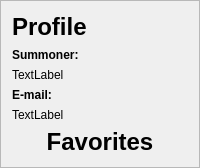
                      <widget class="QFrame" name="frame_8">
                       <property name="maximumSize">
                        <size>
                         <width>16777215</width>
                         <height>180</height>
                        </size>
                       </property>
                       <property name="frameShape">
                        <enum>QFrame::StyledPanel</enum>
                       </property>
                       <property name="frameShadow">
                        <enum>QFrame::Raised</enum>
                       </property>
                       <layout class="QVBoxLayout" name="verticalLayout_16">
                        <item>
                         <widget class="QLabel" name="label_4">
                          <property name="minimumSize">
                           <size>
                            <width>0</width>
                            <height>30</height>
                           </size>
                          </property>
                          <property name="maximumSize">
                           <size>
                            <width>16777215</width>
                            <height>30</height>
                           </size>
                          </property>
                          <property name="font">
                           <font>
                            <pointsize>18</pointsize>
                            <bold>true</bold>
                           </font>
                          </property>
                          <property name="text">
                           <string>Profile</string>
                          </property>
                         </widget>
                        </item>
                        <item>
                         <widget class="QLabel" name="label_6">
                          <property name="font">
                           <font>
                            <bold>true</bold>
                           </font>
                          </property>
                          <property name="text">
                           <string>Summoner:</string>
                          </property>
                         </widget>
                        </item>
                        <item>
                         <widget class="QLabel" name="summonerName">
                          <property name="sizePolicy">
                           <sizepolicy hsizetype="Expanding" vsizetype="Expanding">
                            <horstretch>200</horstretch>
                            <verstretch>0</verstretch>
                           </sizepolicy>
                          </property>
                          <property name="text">
                           <string>TextLabel</string>
                          </property>
                          <property name="wordWrap">
                           <bool>true</bool>
                          </property>
                         </widget>
                        </item>
                        <item>
                         <widget class="QLabel" name="label_10">
                          <property name="font">
                           <font>
                            <bold>true</bold>
                           </font>
                          </property>
                          <property name="text">
                           <string>E-mail: </string>
                          </property>
                         </widget>
                        </item>
                        <item>
                         <widget class="QLabel" name="summonerEmail">
                          <property name="sizePolicy">
                           <sizepolicy hsizetype="Expanding" vsizetype="Expanding">
                            <horstretch>200</horstretch>
                            <verstretch>0</verstretch>
                           </sizepolicy>
                          </property>
                          <property name="text">
                           <string>TextLabel</string>
                          </property>
                          <property name="wordWrap">
                           <bool>true</bool>
                          </property>
                         </widget>
                        </item>
                        <item>
                         <widget class="QLabel" name="label_11">
                          <property name="maximumSize">
                           <size>
                            <width>16777215</width>
                            <height>16777210</height>
                           </size>
                          </property>
                          <property name="font">
                           <font>
                            <pointsize>18</pointsize>
                            <bold>true</bold>
                           </font>
                          </property>
                          <property name="contextMenuPolicy">
                           <enum>Qt::DefaultContextMenu</enum>
                          </property>
                          <property name="layoutDirection">
                           <enum>Qt::LeftToRight</enum>
                          </property>
                          <property name="text">
                           <string>Favorites</string>
                          </property>
                          <property name="alignment">
                           <set>Qt::AlignCenter</set>
                          </property>
                         </widget>
                        </item>
                       </layout>
                      </widget>
